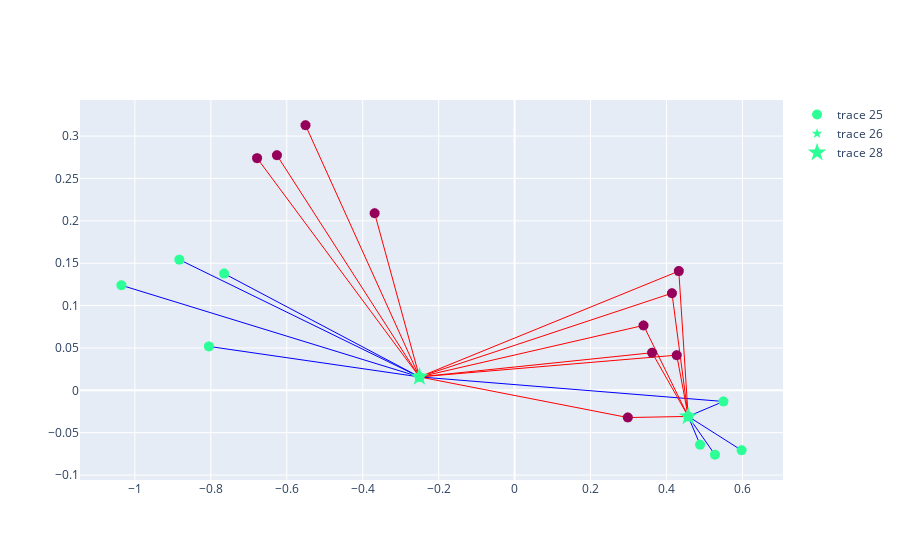

The notebook cell this image was saved under:
### Markdown cell above
## Visualize Output

### Code cell
model = model.to(device)
model.eval()
with torch.no_grad():
    data = model.valset[batch_index]
    input_data = model.get_input_data(data.to(device))
    user_embed = model(input_data)
    user_influencer_edges, user_influencer_truth = model.get_condensation_edges(data, user_embed)
    fig = model.plot_embedding_native(data, user_embed, spatial2=user_embed, ui_edges=user_influencer_edges)
    fig.show()

user_embed, user_influencer_edges, user_influencer_truth = user_embed.cpu(), user_influencer_edges.cpu(), user_influencer_truth.cpu()

### Figure 1 — Plotly figure (JSON) as saved in the notebook; plotly's stock layout.template omitted (floating-point values rounded to 4 significant figures)
{"data": [{"line": {"color": "blue", "width": 1}, "mode": "lines", "showlegend": false, "type": "scatter", "x": [-0.805, -0.2507], "y": [0.05183, 0.01585]}, {"line": {"color": "blue", "width": 1}, "mode": "lines", "showlegend": false, "type": "scatter", "x": [-0.7649, -0.2507], "y": [0.1377, 0.01585]}, {"line": {"color": "blue", "width": 1}, "mode": "lines", "showlegend": false, "type": "scatter", "x": [-0.883, -0.2507], "y": [0.1542, 0.01585]}, {"line": {"color": "blue", "width": 1}, "mode": "lines", "showlegend": false, "type": "scatter", "x": [-1.035, -0.2507], "y": [0.1239, 0.01585]}, {"line": {"color": "blue", "width": 1}, "mode": "lines", "showlegend": false, "type": "scatter", "x": [0.5499, -0.2507], "y": [-0.01314, 0.01585]}, {"line": {"color": "blue", "width": 1}, "mode": "lines", "showlegend": false, "type": "scatter", "x": [0.5499, 0.4571], "y": [-0.01314, -0.03078]}, {"line": {"color": "blue", "width": 1}, "mode": "lines", "showlegend": false, "type": "scatter", "x": [0.5978, 0.4571], "y": [-0.07077, -0.03078]}, {"line": {"color": "blue", "width": 1}, "mode": "lines", "showlegend": false, "type": "scatter", "x": [0.5277, 0.4571], "y": [-0.076, -0.03078]}, {"line": {"color": "blue", "width": 1}, "mode": "lines", "showlegend": false, "type": "scatter", "x": [0.4884, 0.4571], "y": [-0.06413, -0.03078]}, {"line": {"color": "red", "width": 1}, "mode": "lines", "showlegend": false, "type": "scatter", "x": [0.4324, -0.2507], "y": [0.1407, 0.01585]}, {"line": {"color": "red", "width": 1}, "mode": "lines", "showlegend": false, "type": "scatter", "x": [0.4144, -0.2507], "y": [0.1146, 0.01585]}, {"line": {"color": "red", "width": 1}, "mode": "lines", "showlegend": false, "type": "scatter", "x": [0.3395, -0.2507], "y": [0.0766, 0.01585]}, {"line": {"color": "red", "width": 1}, "mode": "lines", "showlegend": false, "type": "scatter", "x": [0.3621, -0.2507], "y": [0.04436, 0.01585]}, {"line": {"color": "red", "width": 1}, "mode": "lines", "showlegend": false, "type": "scatter", "x": [0.4269, -0.2507], "y": [0.04149, 0.01585]}, {"line": {"color": "red", "width": 1}, "mode": "lines", "showlegend": false, "type": "scatter", "x": [0.2982, -0.2507], "y": [-0.03212, 0.01585]}, {"line": {"color": "red", "width": 1}, "mode": "lines", "showlegend": false, "type": "scatter", "x": [-0.3686, -0.2507], "y": [0.209, 0.01585]}, {"line": {"color": "red", "width": 1}, "mode": "lines", "showlegend": false, "type": "scatter", "x": [-0.5506, -0.2507], "y": [0.3128, 0.01585]}, {"line": {"color": "red", "width": 1}, "mode": "lines", "showlegend": false, "type": "scatter", "x": [-0.6259, -0.2507], "y": [0.2773, 0.01585]}, {"line": {"color": "red", "width": 1}, "mode": "lines", "showlegend": false, "type": "scatter", "x": [-0.6782, -0.2507], "y": [0.274, 0.01585]}, {"line": {"color": "red", "width": 1}, "mode": "lines", "showlegend": false, "type": "scatter", "x": [0.4324, 0.4571], "y": [0.1407, -0.03078]}, {"line": {"color": "red", "width": 1}, "mode": "lines", "showlegend": false, "type": "scatter", "x": [0.4144, 0.4571], "y": [0.1146, -0.03078]}, {"line": {"color": "red", "width": 1}, "mode": "lines", "showlegend": false, "type": "scatter", "x": [0.3395, 0.4571], "y": [0.0766, -0.03078]}, {"line": {"color": "red", "width": 1}, "mode": "lines", "showlegend": false, "type": "scatter", "x": [0.3621, 0.4571], "y": [0.04436, -0.03078]}, {"line": {"color": "red", "width": 1}, "mode": "lines", "showlegend": false, "type": "scatter", "x": [0.4269, 0.4571], "y": [0.04149, -0.03078]}, {"line": {"color": "red", "width": 1}, "mode": "lines", "showlegend": false, "type": "scatter", "x": [0.2982, 0.4571], "y": [-0.03212, -0.03078]}, {"marker": {"cmax": 2, "cmin": 0, "color": [1, 1, 1, 1, 1, 1, 1, 1, 1, 1, 0, 0, 0, 0, 0, 0, 0, 0, 0, 0], "colorscale": [[0, "rgb(150,0,90)"], [0.125, "rgb(0,0,200)"], [0.25, "rgb(0,25,255)"], [0.375, "rgb(0,152,255)"], [0.5, "rgb(44,255,150)"], [0.625, "rgb(151,255,0)"], [0.75, "rgb(255,234,0)"], [0.875, "rgb(255,111,0)"], [1, "rgb(255,0,0)"]], "size": 10}, "mode": "markers", "type": "scatter", "x": [-0.805, -0.7649, -0.883, -1.035, -0.2507, 0.5499, 0.5978, 0.5277, 0.4884, 0.4571, 0.4324, 0.4144, 0.3395, 0.3621, 0.4269, 0.2982, -0.3686, -0.5506, -0.6259, -0.6782], "y": [0.05183, 0.1377, 0.1542, 0.1239, 0.01585, -0.01314, -0.07077, -0.076, -0.06413, -0.03078, 0.1407, 0.1146, 0.0766, 0.04436, 0.04149, -0.03212, 0.209, 0.3128, 0.2773, 0.274]}, {"marker": {"cmax": 2, "cmin": 0, "color": [1, 1, 1, 1, 1, 1, 1, 1, 1, 1, 0, 0, 0, 0, 0, 0, 0, 0, 0, 0], "colorscale": [[0, "rgb(150,0,90)"], [0.125, "rgb(0,0,200)"], [0.25, "rgb(0,25,255)"], [0.375, "rgb(0,152,255)"], [0.5, "rgb(44,255,150)"], [0.625, "rgb(151,255,0)"], [0.75, "rgb(255,234,0)"], [0.875, "rgb(255,111,0)"], [1, "rgb(255,0,0)"]], "size": 8, "symbol": "star"}, "mode": "markers", "type": "scatter", "x": [-0.805, -0.7649, -0.883, -1.035, -0.2507, 0.5499, 0.5978, 0.5277, 0.4884, 0.4571, 0.4324, 0.4144, 0.3395, 0.3621, 0.4269, 0.2982, -0.3686, -0.5506, -0.6259, -0.6782], "y": [0.05183, 0.1377, 0.1542, 0.1239, 0.01585, -0.01314, -0.07077, -0.076, -0.06413, -0.03078, 0.1407, 0.1146, 0.0766, 0.04436, 0.04149, -0.03212, 0.209, 0.3128, 0.2773, 0.274]}, {"marker": {"cmax": 2, "cmin": 0, "color": [], "colorscale": [[0, "rgb(150,0,90)"], [0.125, "rgb(0,0,200)"], [0.25, "rgb(0,25,255)"], [0.375, "rgb(0,152,255)"], [0.5, "rgb(44,255,150)"], [0.625, "rgb(151,255,0)"], [0.75, "rgb(255,234,0)"], [0.875, "rgb(255,111,0)"], [1, "rgb(255,0,0)"]], "size": 14, "symbol": "star"}, "mode": "markers", "type": "scatter", "x": [], "y": []}, {"marker": {"cmax": 2, "cmin": 0, "color": [1, 1], "colorscale": [[0, "rgb(150,0,90)"], [0.125, "rgb(0,0,200)"], [0.25, "rgb(0,25,255)"], [0.375, "rgb(0,152,255)"], [0.5, "rgb(44,255,150)"], [0.625, "rgb(151,255,0)"], [0.75, "rgb(255,234,0)"], [0.875, "rgb(255,111,0)"], [1, "rgb(255,0,0)"]], "size": 14, "symbol": "star"}, "mode": "markers", "type": "scatter", "x": [-0.2507, 0.4571], "y": [0.01585, -0.03078]}], "layout": {"autosize": true, "xaxis": {"autorange": true, "range": [-1.135, 0.6975], "type": "linear"}, "yaxis": {"autorange": true, "range": [-0.1093, 0.3461], "type": "linear"}}}
